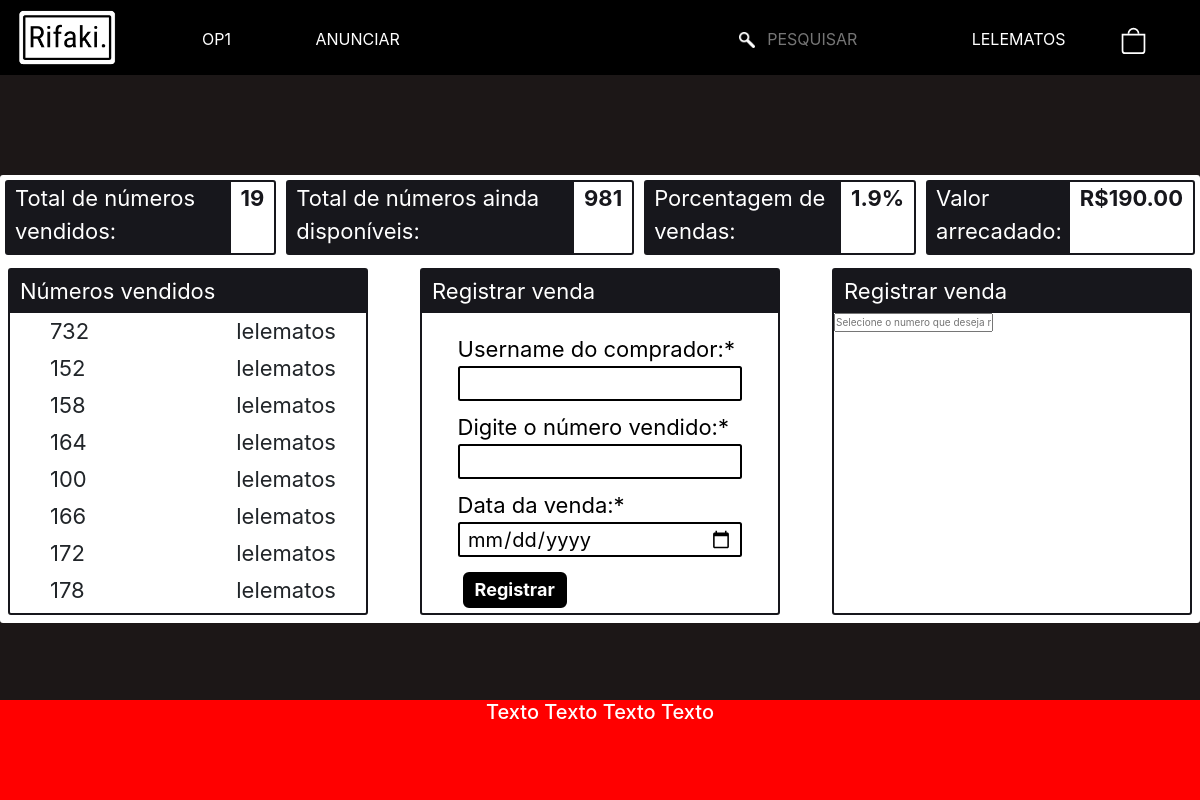
/compras/52/analisar/ (signed in), run on the app's committed database.
### compras/models.py (models this page shows)
class NumeroDaSorte(models.Model):
    numero_escolhido = models.IntegerField()
    anuncio_escolhido = models.ForeignKey(Anuncio, on_delete=models.CASCADE)
    comprador = models.ForeignKey(
        User, on_delete=models.CASCADE)

### compras/views.py (the view)
def view_pagina_vendas(request, anuncio_id):
    anuncio = get_object_or_404(Anuncio, pk=anuncio_id)
    numeros_da_sorte = NumeroDaSorte.objects.filter(anuncio_escolhido=anuncio)
    if anuncio.anunciante == request.user:
        controlador_vendas.getTheNumbersOfAnuncio(anuncio)
        if request.method == "POST":
            form = FormRegisterVenda(
                request.POST, controlador_vendas=controlador_vendas)
            if form.is_valid():
                venda = form.save(commit=False)
                comprador = get_object_or_404(
                    User, username=request.POST['username'])
                venda.comprador_user = comprador
                venda.vendedor_user = request.user
                venda.data_de_registro = request.POST['data_de_registro']
                for number in numeros_da_sorte:
                    if number.numero_escolhido == int(request.POST['numero_vendido_form']):
                        venda.numero_vendido = number
                venda.valor = anuncio.preco
                form = FormRegisterVenda(
                    controlador_vendas=controlador_vendas)
                context = {
                    'form': form,
                    'anuncio': anuncio,
                    'controlador_vendas': controlador_vendas,
                }
                return render(request, 'compras/view_pages/view_pagina_vendas.html', context)
        else:
            form = FormRegisterVenda(controlador_vendas=controlador_vendas)
        context = {
            'form': form,
            'anuncio': anuncio,
            'controlador_vendas': controlador_vendas,
        }
        return render(request, 'compras/view_pages/view_pagina_vendas.html', context)
    else:
        return redirect('/')

### compras/templates/compras/view_pages/view_pagina_vendas.html (shortened to what this page needs)
{% extends 'teste_rifaki/html/base.html' %}   {% load static %}
{% load crispy_forms_tags %}
{% block head %}
    <link rel="stylesheet" type="text/css" href="{% static 'compras/styles/view_pagina_vendas.css' %}">
{% endblock head %}
{% block content %}
    <div class='uk-position-top-center container-analisador'>
        <div class='row-estatisticas'>
            <div class='contorno-valores'>
                <div class='text-value'>
                    <label class='total-vendidos'>Total de números vendidos: </label>
                </div>
                <div class='value'>
                    <label class='total-vendidos-value'>{{controlador_vendas.getNumeroDeVendidos}}</label>
                </div>
            </div>
            <div class='contorno-valores'>
                <div class='text-value'>
                    <label class='ainda-pra-vender'>Total de números ainda disponíveis: </label>
                </div>
                <div class='value'>
                    <label class='ainda-pra-vender-value'>{{controlador_vendas.getNumeroDeRestantes}}</label>
                </div>
            </div>
            <div class='contorno-valores'>
                <div class='text-value'>
                    <label class='procetagem-vendas'>Porcentagem de vendas: </label>
                </div>
                <div class='value'>
                    <label class='procetagem-vendas-value'>{{controlador_vendas.getPorcentagemDeVendas}}%</label>
                </div>
            </div>
            <div class='contorno-valores'>
                <div class='text-value'>
                    <label class='valor-arrecadado'>Valor arrecadado: </label>
                </div>
                <div class='value'>
                    <label class='valor-arrecadado-value'>R${{controlador_vendas.getValorArrecadado}}</label>
                </div>
            </div>
        </div>
        <div class='infos-gerais'>
            <div class='container-recursos'>
                <div class='titulo-box'>
                    <label class='titulo'> Números vendidos </label>
                </div>
                <div class='content-box'>
                {% for numero in controlador_vendas.getNumerosDoCarrinho %}
                    <div class='row-info'>
                        <label class='numeros'>{{numero.numero_escolhido}}</label>
                        <label class='compradores'>{{numero.comprador.username}}  </label>
                    </div>
                {% endfor %}
                </div>
            </div>
            <div class='container-recursos'>
                <div class='titulo-box'>
                    <label class='titulo'> Registrar venda </label>
                </div>
                <div class='content-box'>
                    <div class='row-info'>
                        <form method='post' class='form-group form-block'>
                            {{ form|crispy }}
                            <button type='submit' class='black-button'>Registrar</button>
                        </form>
                    </div>
                </div>
            </div>
            <div class='container-recursos'>
                <div class='titulo-box'>
                    <label class='titulo'> Registrar venda </label>
                </div>
                <div class='content-box'>
                    <div class='row-info'>
                        <input placeholder="Selecione o numero que deseja registrar">
                    </div>
                </div>
            </div>
        </div>
    </div>
{% endblock  %}

### teste_rifaki/templates/teste_rifaki/html/base.html (shortened to what this page needs)
 {% load static %}<!DOCTYPE html>
 <html>
    <head>
        <link rel="stylesheet" type="text/css" href="{% static 'teste_rifaki/styles/uikit/css/uikit.min.css' %}" />
        {% block head %}
        {% endblock head %}
        <link rel="stylesheet" href="https://maxcdn.bootstrapcdn.com/bootstrap/4.0.0/css/bootstrap.min.css">
        <link rel="stylesheet" type="text/css" href="{% static 'teste_rifaki/styles/base.css' %}">
    </head>
    <body>
        <main id='container' class='container' role='main'>
                <header>
                    <nav class="navbar-principal fixed-top">
                        <ul class="itens-navbar-meu">
                            <li class="navbar-logo">
                                    <a href="{% url 'teste_rifaki:index' %}">
                                        <img class="logo-img" src="{% static 'teste_rifaki/imagens/Capturar.png' %}" >
                                    </a>
                                </li>
                                <li class="itens-esquerda">
                                    <ul>
                                        <button class="uk-button uk-button-default" type="button"> <a class="uk-text-uppercase" href="{% url 'teste_rifaki:index' %}">op1</a></button>
                                        {% if  user.is_authenticated %}
                                            <button class="uk-button uk-button-default" type="button"> <a class="uk-text-uppercase" href="{% url 'cadastro:cadastro_anuncio' %}">anunciar</a></button>
                                        {% else %}
                                            <button class="uk-button uk-button-default" type="button"> <a class="uk-text-uppercase" href="/login">anunciar</a></button>
                                        {% endif %}
                                    </ul>
                                </li>
                            <li class="itens-direita">
                                <ul>
                                    <li class="barra-pesquisa">
                                        <form method='get'>
                                            <input type="text"  placeholder="PESQUISAR" name='q' style='font-size = 1.6rem' value={{query}}>
                                        </form>
                                    </li>
                                    {% if  user.is_authenticated %}
                                        <button class="uk-button uk-button-default" type="button"><a class="uk-text-uppercase" href="">{{ user.get_username }}</a></button>
                                        {% if itens_no_carrinho %}
                                        <li class='meu-carrinho-icon'>
                                            <button type='button' href="{% url 'compras:view_carrinho' %}">
                                                <a href="{% url 'compras:view_carrinho' %}">
                                                    <svg class="bi bi-bag-fill" viewBox="0 0 16 16" fill="white" xmlns="http://www.w3.org/2000/svg">
                                                        <path d="M1 4h14v10a2 2 0 0 1-2 2H3a2 2 0 0 1-2-2V4zm7-2.5A2.5 2.5 0 0 0 5.5 4h-1a3.5 3.5 0 1 1 7 0h-1A2.5 2.5 0 0 0 8 1.5z"/>
                                                    </svg>
                                                </a>
                                            </button>
                                            <div uk-dropdown="pos: bottom-justify" class='dropdown-carrinho'>
                                                <ul class="uk-nav uk-dropdown-nav uk-dropdown-nav-carrinho">
                                                    <li>
                                                        <table class="uk-table table">
                                                            <tbody class='informacoes-user' style='list-style:none;'>
                                                                {% if itens_no_carrinho %}
                                                                    <tr class='table-carrinho-row'>
                                                                        <td class='row-titulo-base'>Título</td>
                                                                        <td class='row-titulo-base'>Número</td>
                                                                        <td class='row-titulo-base'>Preço</td>
                                                                    </tr>
                                                                    {% for item in itens_no_carrinho %}
                                                                        <tr class='table-carrinho-row'>
                                                                            <td class='item-info uk-text-capfirst' >{{item.anuncio_escolhido.titulo_anuncio}}</td>
                                                                            <td class='item-info uk-text-capfirst' >{{item.numero_escolhido}}</td>
                                                                            <td class='item-info uk-text-capfirst' >R${{item.anuncio_escolhido.preco}}</td>
                                                                        </tr>
                                                                    {% endfor %}
                                                                {% else %}
                                                                    <tr>
                                                                        <td class='item-info'>Seu carrinho está vazio, aproveite para testar sua sorte, corra e garanta já seus números!</td>
                                                                    </tr>
                                                                {% endif %}
                                                            </tbody>
                                                        </table>
                                                    </li>
                                                    <li class='container-btn-ver'>
                                                        <button id='btn-ver-carrinho' class="btn-ver-carrinho uk-button uk-button-primary"><a class='texto-btn-ver-carrinho' href="{% url 'compras:view_carrinho' %}" class='texto-btn-excluir'>Ver meu carrinho</a></button>
                                                    </li>
                                                </ul>
                                            </div>
                                        </li>
                                        {% else %}
                                        <li class='meu-carrinho-icon'>
                                            <button type='button'>
                                                <a href="{% url 'compras:view_carrinho' %}">
                                                    <svg class="bi bi-bag " viewBox="0 0 16 16" fill="white" xmlns="http://www.w3.org/2000/svg">
                                                        <path fill-rule="evenodd" d="M14 5H2v9a1 1 0 0 0 1 1h10a1 1 0 0 0 1-1V5zM1 4v10a2 2 0 0 0 2 2h10a2 2 0 0 0 2-2V4H1z"/>
                                                        <path d="M8 1.5A2.5 2.5 0 0 0 5.5 4h-1a3.5 3.5 0 1 1 7 0h-1A2.5 2.5 0 0 0 8 1.5z"/>
                                                    </svg>
                                                </a>
                                            </button>
                                        </li>
                                        {% endif %}
                                    {% else %}
                                        <button class="uk-button uk-button-default" type="button"><a class="uk-text-uppercase" href="/login">Login</a></button>
                                    {% endif %}
                                </ul>
                            </li>
                        </ul>
                    </nav>
                </header>
                <div class="page-content">
                    {% block content %}
                    {% endblock content %}
                </div>
        </main>
        <footer class="footer" id='footer'>
            <div class='container '>
                <h2> Texto Texto Texto Texto </h2>
            </div>
        </footer>
    </body>
</html>

### data on the page
NumeroDaSorte: numero_escolhido "732", comprador.username "lelematos"
NumeroDaSorte: numero_escolhido "152", comprador.username "lelematos"
NumeroDaSorte: numero_escolhido "158", comprador.username "lelematos"
NumeroDaSorte: numero_escolhido "164", comprador.username "lelematos"
NumeroDaSorte: numero_escolhido "100", comprador.username "lelematos"
NumeroDaSorte: numero_escolhido "166", comprador.username "lelematos"
NumeroDaSorte: numero_escolhido "172", comprador.username "lelematos"
NumeroDaSorte: numero_escolhido "178", comprador.username "lelematos"

### other printed values
{{ user.get_username }} "LELEMATOS"
{{ controlador_vendas.getNumeroDeVendidos }} "19"
{{ controlador_vendas.getNumeroDeRestantes }} "981"
{{ controlador_vendas.getPorcentagemDeVendas }} "1.9"
{{ controlador_vendas.getValorArrecadado }} "190.00"
